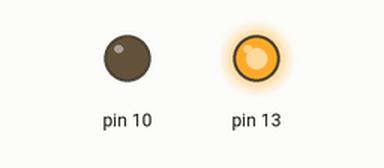
This sketch was run on a simulated Arduino Uno, built with avr-gcc and run on an emulated ATmega328P. Shown: output pins drawn as LEDs (lit = HIGH). What the sketch prints to the serial monitor is not drawn.

Above: at 1.5 s.
At 4.5 s:
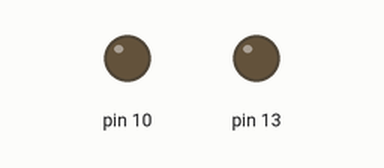
Timing chart, 0 to 7.8 s (numbered marks = the images above):
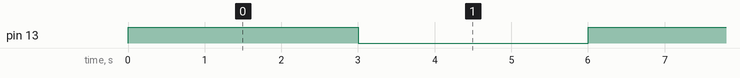

The sketch:

TCRT1.ino
```cpp
void setup() {
  // put your setup code here, to run once:
  pinMode(10,OUTPUT);
  pinMode(13,OUTPUT);
  Serial.begin(300);
}

void loop() {
  // put your main code here, to run repeatedly:
  int data[0];
  int TCRT1 = 10;
  data[0] = digitalRead(10);
  Serial.print(data[0]);
  Serial.print("---");
  if(data[0]==HIGH)
  {
    Serial.println("HelloWorld!");
    digitalWrite(13,HIGH);
    delay(100);
    digitalWrite(13,LOW);
    delay(100);
    }
   if(data[0]==LOW)
   {
    digitalWrite(13,HIGH);
    delay(3000);
    digitalWrite(13,LOW);
    delay(3000);
    }
}
```

Measured:
- by itself, pin 13: alternates HIGH for 3.0 s and LOW for 3.0 s
